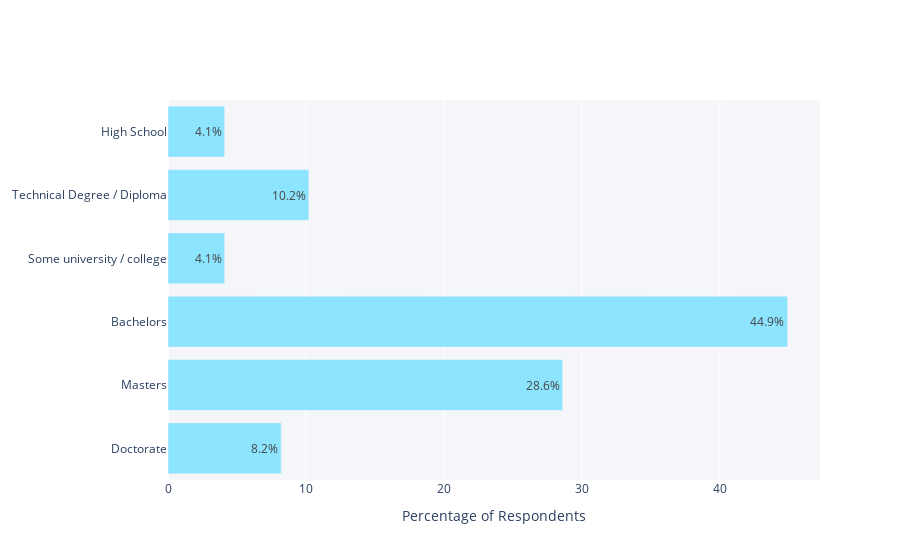

Write notebook code for a chart like this one.
### Markdown cell above
# 8 - Highest level of education by caregivers

### Code cell
x = [8.2, 28.6, 44.9, 4.1, 10.2, 4.1]
y = ["Doctorate", 'Masters', 'Bachelors', 'Some university / college', 
    'Technical Degree / Diploma', 'High School']

fig = go.Figure(go.Bar(
            x=x,
            y=y,
            text = x,
            orientation='h'))

fig.update_layout(plot_bgcolor='#f4f6f9')
fig.update_traces(marker_color='#8de4ff')
    
fig.update_xaxes(title_text="Percentage of Respondants")
fig.update_traces(texttemplate='%{text}%', textposition='auto')

    
fig.update_xaxes(title_text="Percentage of Respondents")


fig.show()

### Figure 1 — Plotly figure (JSON) as saved in the notebook; plotly's stock layout.template omitted (floating-point values rounded to 4 significant figures)
{"data": [{"marker": {"color": "#8de4ff"}, "orientation": "h", "text": ["8.2", "28.6", "44.9", "4.1", "10.2", "4.1"], "textposition": "auto", "texttemplate": "%{text}%", "type": "bar", "x": [8.2, 28.6, 44.9, 4.1, 10.2, 4.1], "y": ["Doctorate", "Masters", "Bachelors", "Some university / college", "Technical Degree / Diploma", "High School"]}], "layout": {"plot_bgcolor": "#f4f6f9", "xaxis": {"title": {"text": "Percentage of Respondents"}}}}
